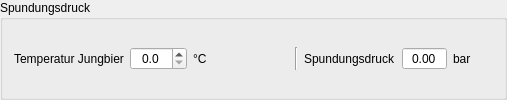
         <widget class="QGroupBox" name="groupBox_4">
          <property name="toolTip">
           <string>&lt;html&gt;&lt;head/&gt;&lt;body&gt;&lt;p&gt;Dieser Bereich des Tab Abfülldaten behandelt die &lt;span style=&quot; font-weight:600;&quot;&gt;Spundung&lt;/span&gt;. Unter Spundung wird die &lt;span style=&quot; font-weight:600;&quot;&gt;künstliche Druckerzeugung&lt;/span&gt; mittels Kohlensäure CO₂ in größeren Gebinden wie Fässern verstanden.&lt;/p&gt;&lt;/body&gt;&lt;/html&gt;</string>
          </property>
          <property name="title">
           <string>Spundungsdruck</string>
          </property>
          <layout class="QGridLayout" name="gridLayout_6">
           <property name="verticalSpacing">
            <number>4</number>
           </property>
           <item row="0" column="5">
            <widget class="QLabel" name="label_sp">
             <property name="text">
              <string>Spundungsdruck</string>
             </property>
            </widget>
           </item>
           <item row="0" column="4">
            <widget class="Line" name="line_6">
             <property name="orientation">
              <enum>Qt::Orientation::Vertical</enum>
             </property>
            </widget>
           </item>
           <item row="0" column="6">
            <widget class="DoubleSpinBoxSud" name="tbSpundungsdruck">
             <property name="toolTip">
              <string>&lt;html&gt;&lt;head/&gt;&lt;body&gt;&lt;p&gt;Ist die Temperatur des Jungbieres links eingegeben, wird hier der erforderliche &lt;span style=&quot; font-weight:600;&quot;&gt;Spundungsdruck&lt;/span&gt; für das Fass oder ein anderes Gebinde für die Reifung unter Druck angegeben.&lt;/p&gt;&lt;p&gt;Unter Spundungsdruck versteht man den Druck, um &lt;span style=&quot; font-weight:600;&quot;&gt;Jungbier&lt;/span&gt; mit in einem Gebinde wie einem Fass zu karbonisieren. Der Spundungsdruck kann hier im Gegensatz zur Flasche durch ein Spundventil eingestellt werden, so dass zu viel Speise oder Zucker kein Unglück hervorrufen, wie es Flaschenbomben zu eigen ist. Der Spundungsdruck ist temperaturabhängig. Je niedriger diese ist, um so mehr Kohlendioxid CO₂ kann im Jungbier gelöst werden. Spundungsdruck stellt die Rezens eines Bieres ein.&lt;/p&gt;&lt;p&gt;Im Gegensatz zur einer natürlichen Gärung mit Speise, Resthefe, Zucker, besteht bei Fässern und ähnlichen Gebinden die Möglichkeit der &lt;span style=&quot; font-weight:600;&quot;&gt;Zwangskarbonisierung&lt;/span&gt;. Dabei wird CO₂ per Gasflasche zugegeben.&lt;/p&gt;&lt;p&gt;Mit einer &lt;a href=&quot;http://www.braulotse.de/fileadmin/user_upload/Schanktechnik/Drucktabelle.htm&quot;&gt;&lt;span style=&quot; text-decoration: underline; color:#0068da;&quot;&gt;Tabelle vom Sättigungsdruck von Kohlendioxid &lt;/span&gt;&lt;/a&gt;lässt sich der korrekte Druck fürs Bier leicht bestimmen.&lt;/p&gt;&lt;/body&gt;&lt;/html&gt;</string>
             </property>
             <property name="alignment">
              <set>Qt::AlignmentFlag::AlignCenter</set>
             </property>
             <property name="readOnly">
              <bool>true</bool>
             </property>
             <property name="buttonSymbols">
              <enum>QAbstractSpinBox::ButtonSymbols::NoButtons</enum>
             </property>
             <property name="decimals">
              <number>2</number>
             </property>
             <property name="minimum">
              <double>-99.000000000000000</double>
             </property>
             <property name="maximum">
              <double>99.000000000000000</double>
             </property>
            </widget>
           </item>
           <item row="0" column="7">
            <widget class="QLabel" name="label_esp">
             <property name="minimumSize">
              <size>
               <width>40</width>
               <height>0</height>
              </size>
             </property>
             <property name="text">
              <string notr="true">bar</string>
             </property>
            </widget>
           </item>
           <item row="0" column="1">
            <widget class="DoubleSpinBoxSud" name="tbTemperaturJungbier">
             <property name="toolTip">
              <string>&lt;html&gt;&lt;head/&gt;&lt;body&gt;&lt;p&gt;Hier wird die &lt;span style=&quot; font-weight:600;&quot;&gt;aktuelle Temperatur&lt;/span&gt; des Jungbieres eingegeben. Anhand der Temperatur rechnet der Kleine Brauhelfer den benötigten Spundungsdruck auf das Fass oder ähnliches Gebinde aus, um die im Rezept festgelegte Karbonisierung CO₂/l zu erreichen.&lt;/p&gt;&lt;p&gt;Je kühler das Bier gelagert wird, um so weniger Druck ist nötig, da sich bei niedrigeren Temperaturen Kohlensäure im Bier besser löst. Umgekehrt heißt dies, dass sich bei einer kalten Lagerung der Druck erhöht, sobald der Inhalt erwärmt wird.&lt;/p&gt;&lt;p&gt;Bei hochkarbonisierten Bieren kann dies später ein Problem darstellen, das sich mindestens durch einen aufschäumenden Charakter bemerkbar macht.&lt;/p&gt;&lt;p&gt;Mit einer &lt;a href=&quot;http://www.braulotse.de/fileadmin/user_upload/Schanktechnik/Drucktabelle.htm&quot;&gt;&lt;span style=&quot; text-decoration: underline; color:#0068da;&quot;&gt;Tabelle vom Sättigungsdruck von Kohlendioxid &lt;/span&gt;&lt;/a&gt;lässt sich der korrekte Druck fürs Bier leicht bestimmen.&lt;/p&gt;&lt;/body&gt;&lt;/html&gt;</string>
             </property>
             <property name="alignment">
              <set>Qt::AlignmentFlag::AlignCenter</set>
             </property>
             <property name="decimals">
              <number>1</number>
             </property>
             <property name="minimum">
              <double>0.000000000000000</double>
             </property>
             <property name="maximum">
              <double>999.000000000000000</double>
             </property>
             <property name="singleStep">
              <double>0.100000000000000</double>
             </property>
            </widget>
           </item>
           <item row="1" column="5">
            <spacer name="horizontalSpacer_12">
             <property name="orientation">
              <enum>Qt::Orientation::Horizontal</enum>
             </property>
             <property name="sizeHint" stdset="0">
              <size>
               <width>40</width>
               <height>0</height>
              </size>
             </property>
            </spacer>
           </item>
           <item row="0" column="2">
            <widget class="QLabel" name="label_52">
             <property name="minimumSize">
              <size>
               <width>40</width>
               <height>0</height>
              </size>
             </property>
             <property name="text">
              <string notr="true">°C</string>
             </property>
            </widget>
           </item>
           <item row="0" column="0">
            <widget class="QLabel" name="label_51">
             <property name="text">
              <string>Temperatur Jungbier</string>
             </property>
            </widget>
           </item>
           <item row="1" column="0">
            <spacer name="horizontalSpacer_11">
             <property name="orientation">
              <enum>Qt::Orientation::Horizontal</enum>
             </property>
             <property name="sizeHint" stdset="0">
              <size>
               <width>40</width>
               <height>0</height>
              </size>
             </property>
            </spacer>
           </item>
           <item row="0" column="3">
            <widget class="QLabel" name="label_86">
             <property name="minimumSize">
              <size>
               <width>50</width>
               <height>0</height>
              </size>
             </property>
             <property name="maximumSize">
              <size>
               <width>50</width>
               <height>16777215</height>
              </size>
             </property>
            </widget>
           </item>
          </layout>
         </widget>
